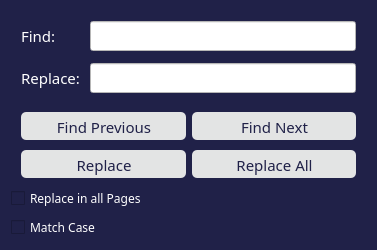
<?xml version="1.0" encoding="UTF-8"?>
<ui version="4.0">
 <class>TextFinder</class>
 <widget class="QDialog" name="TextFinder">
  <property name="geometry">
   <rect>
    <x>0</x>
    <y>0</y>
    <width>377</width>
    <height>214</height>
   </rect>
  </property>
  <property name="font">
   <font>
    <family>Work Sans</family>
    <pointsize>11</pointsize>
    <weight>50</weight>
    <italic>false</italic>
    <bold>false</bold>
   </font>
  </property>
  <property name="windowTitle">
   <string>Find and Replace</string>
  </property>
  <property name="styleSheet">
   <string notr="true">font: 11pt &quot;Work Sans&quot;; 
background-color: rgb(32, 33, 72);</string>
  </property>
  <property name="sizeGripEnabled">
   <bool>false</bool>
  </property>
  <layout class="QHBoxLayout" name="horizontalLayout_3">
   <item>
    <layout class="QVBoxLayout" name="verticalLayout">
     <item>
      <layout class="QFormLayout" name="formLayout">
       <property name="fieldGrowthPolicy">
        <enum>QFormLayout::AllNonFixedFieldsGrow</enum>
       </property>
       <property name="formAlignment">
        <set>Qt::AlignCenter</set>
       </property>
       <property name="horizontalSpacing">
        <number>10</number>
       </property>
       <property name="verticalSpacing">
        <number>12</number>
       </property>
       <property name="leftMargin">
        <number>10</number>
       </property>
       <property name="topMargin">
        <number>10</number>
       </property>
       <property name="rightMargin">
        <number>10</number>
       </property>
       <property name="bottomMargin">
        <number>10</number>
       </property>
       <item row="0" column="0">
        <widget class="QLabel" name="findLabel">
         <property name="styleSheet">
          <string notr="true">color: rgb(255, 255, 255);</string>
         </property>
         <property name="text">
          <string>Find:</string>
         </property>
        </widget>
       </item>
       <item row="0" column="1">
        <widget class="QLineEdit" name="findLineEdit">
         <property name="styleSheet">
          <string notr="true">background-color: rgb(255, 255, 255); color: black;</string>
         </property>
        </widget>
       </item>
       <item row="1" column="0">
        <widget class="QLabel" name="replaceLabel">
         <property name="styleSheet">
          <string notr="true">color: rgb(255, 255, 255);</string>
         </property>
         <property name="text">
          <string>Replace:</string>
         </property>
        </widget>
       </item>
       <item row="1" column="1">
        <widget class="QLineEdit" name="replaceLineEdit">
         <property name="styleSheet">
          <string notr="true">background-color: rgb(255, 255, 255); color: black;</string>
         </property>
        </widget>
       </item>
      </layout>
     </item>
     <item>
      <layout class="QGridLayout" name="gridLayout">
       <item row="0" column="0">
        <layout class="QHBoxLayout" name="horizontalLayout">
         <property name="leftMargin">
          <number>10</number>
         </property>
         <property name="topMargin">
          <number>3</number>
         </property>
         <property name="rightMargin">
          <number>10</number>
         </property>
         <property name="bottomMargin">
          <number>2</number>
         </property>
         <item>
          <widget class="QPushButton" name="findPreviousButton">
           <property name="styleSheet">
            <string notr="true">QPushButton{background-color:rgb(227, 228, 228);border:0px; color: rgb(32, 33, 72); height:26.96px; width: 113.5px; padding-top:1px; border-radius:4.8px; padding-left:1.3px; selection-color: rgb(32, 33, 72); selection-background-color: rgb(136, 138, 133);
} QPushButton:checked{background-color: rgb(136, 138, 133);} QPushButton:pressed {background-color: rgb(136, 138, 133);}</string>
           </property>
           <property name="text">
            <string>Find Previous</string>
           </property>
          </widget>
         </item>
         <item>
          <widget class="QPushButton" name="findNextButton">
           <property name="styleSheet">
            <string notr="true">QPushButton{background-color:rgb(227, 228, 228);border:0px; color: rgb(32, 33, 72); height:26.96px; width: 113.5px; padding-top:1px; border-radius:4.8px; padding-left:1.3px; selection-color: rgb(32, 33, 72); selection-background-color: rgb(136, 138, 133);
} QPushButton:checked{background-color: rgb(136, 138, 133);} QPushButton:pressed {background-color: rgb(136, 138, 133);}</string>
           </property>
           <property name="text">
            <string>Find Next</string>
           </property>
          </widget>
         </item>
        </layout>
       </item>
       <item row="1" column="0">
        <layout class="QHBoxLayout" name="horizontalLayout_2">
         <property name="leftMargin">
          <number>10</number>
         </property>
         <property name="topMargin">
          <number>2</number>
         </property>
         <property name="rightMargin">
          <number>10</number>
         </property>
         <property name="bottomMargin">
          <number>3</number>
         </property>
         <item>
          <widget class="QPushButton" name="replaceButton">
           <property name="font">
            <font>
             <family>Work Sans</family>
             <pointsize>11</pointsize>
             <weight>50</weight>
             <italic>false</italic>
             <bold>false</bold>
            </font>
           </property>
           <property name="styleSheet">
            <string notr="true">QPushButton{background-color:rgb(227, 228, 228);border:0px; color: rgb(32, 33, 72); height:26.96px; width: 113.5px; padding-top:1px; border-radius:4.8px; padding-left:1.3px; selection-color: rgb(32, 33, 72); selection-background-color: rgb(136, 138, 133);
} QPushButton:checked{background-color: rgb(136, 138, 133);} QPushButton:pressed {background-color: rgb(136, 138, 133);}</string>
           </property>
           <property name="text">
            <string>Replace</string>
           </property>
          </widget>
         </item>
         <item>
          <widget class="QPushButton" name="replaceAllButton">
           <property name="font">
            <font>
             <family>Work Sans</family>
             <pointsize>11</pointsize>
             <weight>50</weight>
             <italic>false</italic>
             <bold>false</bold>
            </font>
           </property>
           <property name="styleSheet">
            <string notr="true">QPushButton{background-color:rgb(227, 228, 228);border:0px; color: rgb(32, 33, 72); height:26.96px; width: 113.5px; padding-top:1px; border-radius:4.8px; padding-left:1.3px; selection-color: rgb(32, 33, 72); selection-background-color: rgb(136, 138, 133);
} QPushButton:checked{background-color: rgb(136, 138, 133);} QPushButton:pressed {background-color: rgb(136, 138, 133);}</string>
           </property>
           <property name="text">
            <string>Replace All</string>
           </property>
          </widget>
         </item>
        </layout>
       </item>
      </layout>
     </item>
     <item>
      <widget class="QCheckBox" name="ReplaceAllPages">
       <property name="styleSheet">
        <string notr="true">font: 9pt; color: rgb(255, 255, 255); QCheckBox: white;</string>
       </property>
       <property name="text">
        <string>Replace in all Pages</string>
       </property>
      </widget>
     </item>
     <item>
      <widget class="QCheckBox" name="matchCaseCheckBox">
       <property name="styleSheet">
        <string notr="true">font: 9pt; color: rgb(255, 255, 255);</string>
       </property>
       <property name="text">
        <string>Match Case</string>
       </property>
      </widget>
     </item>
    </layout>
   </item>
  </layout>
 </widget>
 <resources/>
 <connections/>
</ui>
